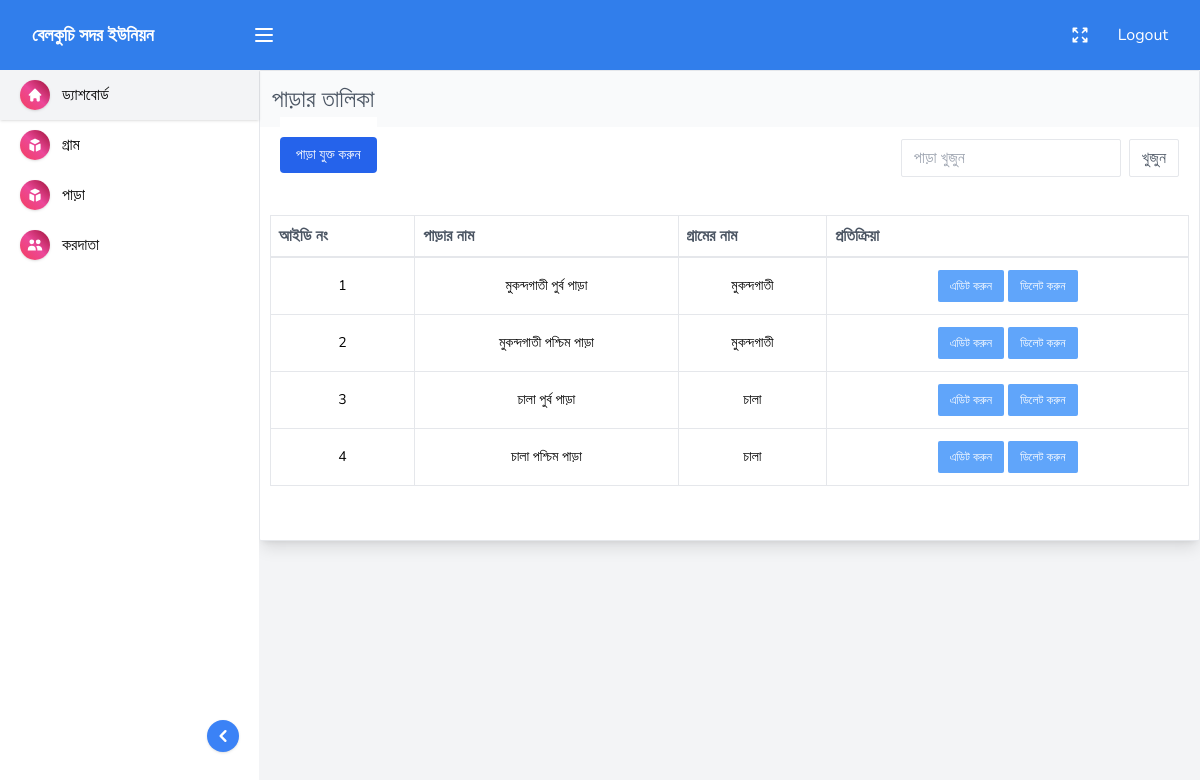
Screenshot of /section.php (signed in) with the database file from the repository.
### tables this page shows
CREATE TABLE `union_name` (
  `id` int(255) NOT NULL,
  `admin_id` int(255) NOT NULL,
  `union_name` varchar(255) NOT NULL,
  `pass` varchar(255) NOT NULL,
  `time` int(255) NOT NULL
);

CREATE TABLE `section` (
  `admin_id` int(255) NOT NULL,
  `id` int(255) NOT NULL,
  `vlg_id` int(255) NOT NULL,
  `name` varchar(255) NOT NULL,
  `time` int(255) NOT NULL
);

CREATE TABLE `village` (
  `admin_id` int(255) NOT NULL,
  `id` int(255) NOT NULL,
  `name` varchar(255) NOT NULL,
  `time` int(255) NOT NULL
);

### section.php (the view, shortened to what this page needs)
<?php include("common/header.php");?>
<main class="main_content">
    <?php include("common/sidebar.php");?>
    <section class="content_wrapper">
        <section class="page_main_content">
            <div class="main_content_container">
                <div class="table_content_wrapper">
                    <div style="display:flex; justify-content: space-between;" class="page_title">
                      <div>
                            <h3>পাড়ার তালিকা</h3>
                        </div>
                    </div>
                    <header class="table_header">
                        <div class="table_header_left">
                        <a href="section-add.php" class="add_section_btn show_add_new_cat px-4 py-2 text-sm bg-blue-600 text-white rounded focus:ring">পাড়া যুক্ত করুন</a>
                        </div>
                        <form action="" method="GET">
                            <div class="table_header_right">
                                <input type="search" name="src" placeholder="পাড়া খুজুন" />
                                <input style="cursor:pointer;" type="submit" class="btn" value="খুজুন" />
                            </div>
                        </form>
                    </header>
                            <div class="table_parent">
                             <table class="table ">
                                <thead>
                                    <tr>
                                        <th class="table_th"><div class="table_th_div"><span>আইডি নং</span></div></th>
                                        <th class="table_th"><div class="table_th_div"><span>পাড়ার নাম</span></div></th>
                                        <th class="table_th"><div class="table_th_div"><span>গ্রামের নাম</span></div></th>
                                        <th class="table_th"><div class="table_th_div"><span>প্রতিক্রিয়া</span></div></th>
                                    </tr>
                                </thead>
                                <tbody id="tax_holders_wrapper" class="text-sm">
                                <?php
                                if(isset($_GET['src'])){
                                    $src = $_GET['src'];
                                    $SQL = "SELECT * FROM section WHERE admin_id=$id AND name LIKE '%$src%'";
                                }else{
                                    $SQL = "SELECT * FROM section WHERE admin_id=$id ";
                                }
                                $query = mysqli_query($conn, $SQL);
                                $i = 0;
                                while($row = mysqli_fetch_assoc($query)){ $i++;
                                $vlg_id = $row['vlg_id'];
                                $vlg_id = mysqli_fetch_assoc(mysqli_query($conn,"SELECT * FROM village WHERE id=$vlg_id"));
                                ?>
                                    <tr>
                                        <td class="p-3 border whitespace-nowrap"><div class="text-center"><?php echo $i?></div></td>
                                        <td class="p-3 border whitespace-nowrap"><div class="text-center"><?php echo $row['name']?></div></td>
                                        <td class="p-3 border whitespace-nowrap"><div class="text-center"><?php echo $vlg_id['name']?></div></td>
                                        <td class="p-3 border whitespace-nowrap">
                                            <div class="w-full flex_center gap-1">
                                                <a class="btn table_edit_btn" href="section-edit.php?id=<?php echo $row['id']?>">এডিট করুন</a>
                                                <a class="btn table_edit_btn" href="delete.php?src=section&&table=section&&id=<?php echo $row['id']?>">ডিলেট করুন</a>
                                            </div>
                                        </td>
                                    </tr>
                              <?php  } ?>
                            </table>
                            </div>
                            <br>
                        </div>
                    </div>
        </section>
    </section>
</main>
<?php include("common/footer.php");?>

### common/header.php (shortened to what this page needs)
<?php include("include/functions.php");?>
<?php
if(isset($_SESSION['admin_id'])){
  $id = $_SESSION['admin_id'];
}elseif(isset($_COOKIE['admin_id'])){
  $id = $_COOKIE['admin_id'];
}else{
  $id = 0;
}
if(isset($_SESSION['admin_id'])){
  $id = $_SESSION['admin_id'];
}
$setting = mysqli_fetch_assoc(mysqli_query($conn,"SELECT * FROM setting WHERE id=1"));
$union = mysqli_fetch_assoc(mysqli_query($conn,"SELECT * FROM union_name WHERE admin_id=$id"));
?>
<!DOCTYPE html>
<html>
  <head>
    <link href="dist/css/category.css" rel="stylesheet" />
    <link href="dist/css/styles.css" rel="stylesheet" />
    <link href="dist/css/custom.css" rel="stylesheet" />
  </head>
  <body>
    <header class="header">
      <div class="header_container">
        <div class="header_left">
          <div class="header_brand">
            <a href="index.php" class="go_home">
              <div>
                <?php if($setting['logo']!=""){ ?>
                  <img style="width:200px;height:60px" src="upload/<?php echo $setting['logo'];?>" alt="">
                 <?php }else{ ?>
                  <span style="font-size:18px;color:#fff;"><?php echo $union['union_name']?></span>
               <?php  } ?>
              </div>
            </a>
          </div>
          <button onclick="toggle_nav()" class="menu_icon"></button>
        </div>
        <div class="header_right">
          <button onclick="toggle_full_screen()" class="expand_icon"></button>
          <a style="color:#fff" href="logout.php">Logout</a>
        </div>
      </div>
    </header>

### rows the page displays
union_name: union_name "বেলকুচি সদর ইউনিয়ন"
section: name "মুকন্দগাতী পুর্ব পাড়া", village.name "মুকন্দগাতী"
section: name "মুকন্দগাতী পশ্চিম পাড়া", village.name "মুকন্দগাতী"
section: name "চালা পুর্ব পাড়া", village.name "চালা"
section: name "চালা পশ্চিম পাড়া", village.name "চালা"
